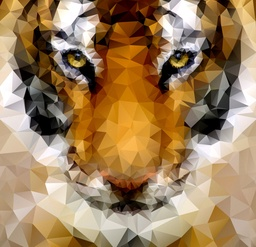
#> input picture python_code/tiger.jpg, 256 x 247 px, shrunk from 1000 x 963 before the run
$ python CannyEdgeDetection.py
#> lines starting #> are read from the running program, lines starting #| are printed output that depends on the picture; after the words box and inside, x2 and y2 are one past the last pixel; in counts of white or black regions, pixels touching at a corner belong together
import cv2 as cv
import numpy as np
import math
import json

# פונקציה שמחשבת מרחק בין שתי נקודות
def distance(p1, p2):
    return math.sqrt((p1[0] - p2[0])**2 + (p1[1] - p2[1])**2)

# טוענים את התמונה
image_path = 'tiger.jpg'
img = cv.imread(image_path)
#> img is the input picture: shape (247, 256, 3); mean B, G, R 93.6, 130, 160

if img is None:
    print(f"Error: Could not load image at {image_path}. Please check the path and filename.")
else:
    height, width = img.shape[:2]
#> height = 247; width = 256
    gray = cv.cvtColor(img, cv.COLOR_BGR2GRAY) # ממירים לגווני אפור
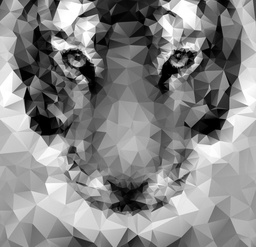
#> gray: shape (247, 256); min 0, max 255, mean 134.8

    print(f"Loaded image with dimensions: {width}x{height}")
#| Loaded image with dimensions: 256x247

    # שלב 1: זיהוי נקודות חשובות בתמונה

    # מזהים קצוות חזקים (גבולות בין צבעים) בתמונה
    edges = cv.Canny(gray, 50, 150)
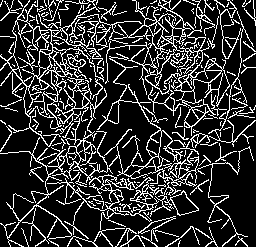
#> edges: shape (247, 256); 19.7% white in thin lines or dots

    # מוצאים קווי מתאר (קונטורים) מתוך הקצוות ומפשטים אותם לנקודות עיקריות
    contours, _ = cv.findContours(edges, cv.RETR_LIST, cv.CHAIN_APPROX_SIMPLE)
#> contours = 292 contours, 221 with area under 20; largest, box (x1, y1, x2, y2) and area: (0, 0, 164, 247) 6511, (105, 0, 230, 136) 4574, (97, 53, 199, 187) 1648, (155, 22, 206, 111) 1556, (12, 19, 53, 87) 1548
    edge_points = []
    for contour in contours:
        epsilon = 0.003 * cv.arcLength(contour, True)
        approx = cv.approxPolyDP(contour, epsilon, True)
        for point in approx:
            edge_points.append(tuple(point[0]))
#> this loop made 292 passes
#> epsilon on passes 1 to 3: 0.041, 0.0587, 0.143
#> after the loop, edge_points = 4786 pairs, first value 0 to 255, second value 0 to 246

    # מזהים פינות חזקות (כמו קודקודים של צורות)
    corners = cv.goodFeaturesToTrack(gray, maxCorners=2000, qualityLevel=0.005, minDistance=3) # יותר פינות, צפופות יותר
#> corners = 994 rows, first 8: [178, 74], [79, 16], [186, 51], [82, 2], [35, 76], [81, 75], [224, 119], [26, 112]
    corner_points = []
    if corners is not None:
        for corner in corners:
            x, y = corner.ravel()
            corner_points.append((int(x), int(y)))
#> this loop made 994 passes
#> after the loop, corner_points = 994 pairs, first value 3 to 254, second value 1 to 245

    # מאחדים את כל הנקודות שמצאנו ומסירים כפילויות
    all_raw_points = list(set(edge_points + corner_points)) # Remove duplicates
#> all_raw_points = 4732 pairs, first value 0 to 255, second value 0 to 246

    # מוסיפים ידנית נקודות חשובות בקצוות ובמרכזי התמונה, כדי לכסות את כל האזור
    all_raw_points.extend([(0,0), (width-1,0), (0,height-1), (width-1,height-1)])
    all_raw_points.extend([(width//2, 0), (0, height//2), (width-1, height//2), (width//2, height-1)])
    all_raw_points.extend([(width//4, 0), (width*3//4, 0), (0, height//4), (0, height*3//4)])
    all_raw_points.extend([(width-1, height//4), (width-1, height*3//4), (width//4, height-1), (width*3//4, height-1)])

    # שלב 2: סינון נקודות קרובות מדי כדי למנוע משולשים קטנים מדי

    # מרחק מינימלי בין נקודות
    # הקטנה משמעותית שלו כדי להבטיח כיסוי טוב יותר, במיוחד בקצוות
    min_point_distance = 8

    filtered_points = []
    # ממיינים את הנקודות
    all_raw_points.sort(key=lambda p: (p[1], p[0]))

    for p in all_raw_points:
        is_far_enough = True
        for existing_p in filtered_points:
            if distance(p, existing_p) < min_point_distance:
                is_far_enough = False
                break
        if is_far_enough:
            filtered_points.append(p)
#> this loop made 4748 passes
#> p on passes 1 to 3: (0, 0), (2, 0), (13, 0)
#> after the loop, filtered_points = 555 pairs, first value 0 to 255, second value 0 to 246

    # ממירים את הנקודות למערך מתאים לטריאנגולציה
    points_for_subdiv = np.array(filtered_points, dtype=np.float32).reshape(-1, 2)
#> points_for_subdiv has the same summary as filtered_points
    print(f"Filtered down to {len(points_for_subdiv)} points for triangulation.")
#| Filtered down to 555 points for triangulation.


    if len(points_for_subdiv) < 3:
        print("Not enough unique points detected to form triangles. Adjust parameters.")
    else:
        # שלב 3: טריאנגולציה - פירוק התמונה למשולשים לפי הנקודות

        # מגדיר את גבולות השטח שבו תתבצע הטריאנגולציה (כל התמונה)
        rect = (0, 0, img.shape[1], img.shape[0])
#> rect = (0, 0, 256, 247)
        # יוצר אובייקט טריאנגולציה דלונית של OpenCV (מנוע הטריאנגולציה)
        subdiv = cv.Subdiv2D(rect)

        # מוסיפים את כל הנקודות לטריאנגולציה
        for p in points_for_subdiv:
            # בדיקה: רק נקודות שבתוך גבולות התמונה נכנסות (כדי למנוע שגיאות)
            if 0 <= p[0] < width and 0 <= p[1] < height:
                 # כאן מתבצע לא רק "הוספה", אלא עדכון רשת המשולשים כך שתישמר טריאנגולציה דלונית
                subdiv.insert(tuple(p))
#> this loop made 555 passes
#> p on passes 1 to 3: [0, 0], [13, 0], [29, 0]

        # לאחר שכל הנקודות הוכנסו, שולפים את רשימת המשולשים שנוצרו
        triangle_list = subdiv.getTriangleList()
#> triangle_list = 1071 rows, first 6: [0, 20, 0, 0, 7, 6], [13, 0, 7, 6, 0, 0], [7, 6, 13, 0, 15, 10], [29, 0, 21, 3, 13, 0], [21, 3, 29, 0, 26, 12], [36, 5, 29, 0, 44, 0]

        img_triangles = img.copy() #  עותק של התמונה המקורית – עליו נצייר את קווי המשולשים
        img_filled_triangles = img.copy() #  עותק נוסף – עליו נמלא את המשולשים בצבע הממוצע שלהם
        all_triangles_data = [] # כאן נשמור את נתוני המשולשים
        min_area_threshold = 10 # שטח מינימלי למשולש (מדלגים על קטנים מדי)
        margin_x = 10  # מרווח לבדיקה אם משולש בגבול התמונה
        margin_y = 10

        for t in triangle_list:
            # קואורדינטות של שלושת קודקודי המשולש
            pt1_2d = (int(t[0]), int(t[1]))
            pt2_2d = (int(t[2]), int(t[3]))
            pt3_2d = (int(t[4]), int(t[5]))

            # בודקים שכל הקודקודים בגבולות התמונה (עם מרווח)
            if ((-margin_x <= pt1_2d[0] < img.shape[1] + margin_x) and (-margin_y <= pt1_2d[1] < img.shape[0] + margin_y) and
                (-margin_x <= pt2_2d[0] < img.shape[1] + margin_x) and (-margin_y <= pt2_2d[1] < img.shape[0] + margin_y) and
                (-margin_x <= pt3_2d[0] < img.shape[1] + margin_x) and (-margin_y <= pt3_2d[1] < img.shape[0] + margin_y)):

                # מחשבים את שטח המשולש
                area = 0.5 * abs(pt1_2d[0]*(pt2_2d[1] - pt3_2d[1]) + pt2_2d[0]*(pt3_2d[1] - pt1_2d[1]) + pt3_2d[0]*(pt1_2d[1] - pt2_2d[1]))

                # אם השטח גדול מסף המינימום, המשך בעיבוד המשולש
                if area > min_area_threshold:
                    # ממירים את שלושת קודקודי המשולש למערך numpy (נדרש לפונקציות של OpenCV)
                    triangle_pts_2d_np = np.array([pt1_2d, pt2_2d, pt3_2d], np.int32)

                    # יוצרים מסיכה של המשולש כדי לחשב צבע ממוצע
                    mask = np.zeros(img.shape[:2], dtype=np.uint8)
                    cv.fillPoly(mask, [triangle_pts_2d_np], (255)) # מילוי המשולש בלבן על המסיכה

                    # בודקים שיש פיקסלים במסיכה
                    if np.any(mask == 255):

                        # לוקח את ערכי הצבע של כל הפיקסלים שבתוך המשולש בלבד,
                        # ע"י שימוש במסיכה: mask==255 מסמן בדיוק את הפיקסלים שנמצאים במשולש,
                        # וכך אפשר לחשב ממוצע צבע רק עבורם בקלות וביעילות.
                        b_values = img[:, :, 0][mask == 255]
                        g_values = img[:, :, 1][mask == 255]
                        r_values = img[:, :, 2][mask == 255]

                        # מחשבים ממוצע לכל ערוץ צבע
                        avg_b = int(np.mean(b_values))
                        avg_g = int(np.mean(g_values))
                        avg_r = int(np.mean(r_values))
                        average_color_bgr = (avg_b, avg_g, avg_r)
                        average_color_rgb = (avg_r, avg_g, avg_b) # המרה ל-RGB עבור הפלט וה-JSON

                        # שומרים את נתוני המשולש (נקודות וצבע)
                        pt1_3d = [pt1_2d[0], pt1_2d[1], 0]
                        pt2_3d = [pt2_2d[0], pt2_2d[1], 0]
                        pt3_3d = [pt3_2d[0], pt3_2d[1], 0]

                        # אחסון נתוני המשולש (נקודות וצבע)
                        all_triangles_data.append({
                            "points": [pt1_3d, pt2_3d, pt3_3d],
                            "color_rgb": average_color_rgb
                        })

                        # מצייר שלושה קווים ירוקים בין קודקודי המשולש על img_triangles,
                        # כך שכל משולש ייראה כרשת קווים (wireframe) ברורה.
                        cv.line(img_triangles, pt1_2d, pt2_2d, (0, 255, 0), 1)
                        cv.line(img_triangles, pt2_2d, pt3_2d, (0, 255, 0), 1)
                        cv.line(img_triangles, pt3_2d, pt1_2d, (0, 255, 0), 1)

                        # ממלאים את המשולש בצבע הממוצע בתמונה נוספת
                        cv.fillPoly(img_filled_triangles, [triangle_pts_2d_np], average_color_bgr)
                        cv.polylines(img_filled_triangles, [triangle_pts_2d_np], True, (0,0,0), 1) # הוספת גבול שחור אופציונלי
#> this loop made 1071 passes
#> (area, triangle_pts_2d_np, avg_b, avg_g, avg_r, average_color_rgb, pt1_3d, pt2_3d) on passes 3 to 9: (36, [[7, 6], [13, 0], [15, 10]], 86, 173, 219, (219, 173, 86), [7, 6, 0], [13, 0, 0]), (24, [[29, 0], [21, 3], [13, 0]], 50, 120, 167, (167, 120, 50), [29, 0, 0], [21, 3, 0]), (43.5, [[21, 3], [29, 0], [26, 12]], 23, 64, 99, (99, 64, 23), [21, 3, 0], [29, 0, 0]), (37.5, [[36, 5], [29, 0], [44, 0]], 23, 57, 88, (88, 57, 23), [36, 5, 0], [29, 0, 0]), (49.5, [[29, 0], [36, 5], [26, 12]], 13, 39, 66, (66, 39, 13), [29, 0, 0], [36, 5, 0]), (31.5, [[48, 7], [44, 0], [53, 0]], 67, 134, 185, (185, 134, 67), [48, 7, 0], [44, 0, 0]), (38, [[44, 0], [48, 7], [36, 5]], 63, 132, 179, (179, 132, 63), [44, 0, 0], [48, 7, 0])
#> (area, triangle_pts_2d_np, avg_b, avg_g, avg_r, average_color_rgb, pt2_3d, pt3_3d) on pass 1: (70, [[0, 20], [0, 0], [7, 6]], 31, 104, 153, (153, 104, 31), [0, 0, 0], [7, 6, 0])
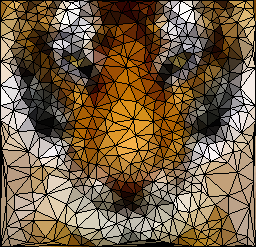
#> img_filled_triangles: shape (247, 256, 3); mean B, G, R 68.6, 95.5, 117.7
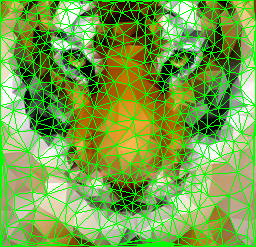
#> img_triangles: shape (247, 256, 3); mean B, G, R 69, 164.6, 118
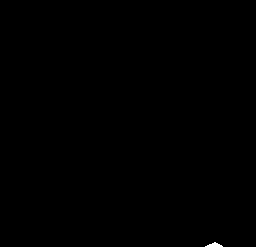
#> mask: shape (247, 256); 0.08% white; 1 white region, box (x1, y1, x2, y2) and area: (205, 242, 223, 247) 52

        print(f"Total triangles generated: {len(all_triangles_data)}")
#| Total triangles generated: 1066

        # שומרים את נתוני המשולשים לקובץ JSON
        output_json_filename = 'triangles_data.json'
        with open(output_json_filename, 'w', encoding='utf-8') as f:
            json.dump(all_triangles_data, f, ensure_ascii=False, indent=4)
        print(f"\nTriangle data saved to JSON file: {output_json_filename}")

        # שומרים גם לקובץ טקסט
        output_txt_filename = 'triangles_data.txt'
        with open(output_txt_filename, 'w', encoding='utf-8') as f_txt:
            for tri_data in all_triangles_data:
                coords = tri_data["points"]
                color = tri_data["color_rgb"]
                # פורמט שטוח: x1,y1,z1,x2,y2,z2,x3,y3,z3,R,G,B
                flat_values = [str(val) for point in coords for val in point] + [str(c) for c in color]
                f_txt.write(','.join(flat_values) + '\n')

        print(f"Triangle data also saved to text file: {output_txt_filename}")

        # מציגים את התמונות: מקורית, קצוות, משולשים בקווים, משולשים ממולאים
        cv.imshow('Original Image', img)
        cv.imshow('Detected Edges (Canny)', edges)
        cv.imshow('Triangulated Image (Lines)', img_triangles)
        cv.imshow('Triangulated Image (Filled with Avg Color)', img_filled_triangles)
        cv.waitKey(0)
        cv.destroyAllWindows()
